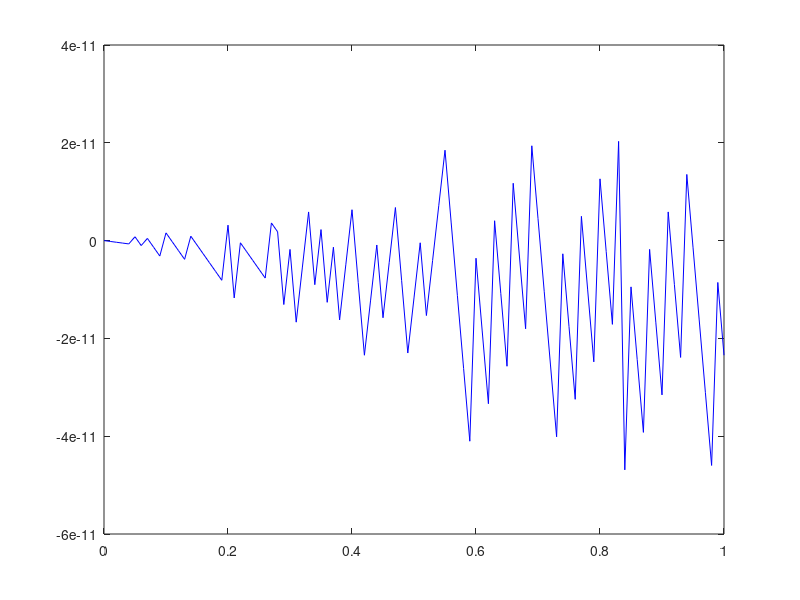

Source code (MATLAB):
% A
clear all; close all;
A = 230; % V
f = 50;  % Hx
T = 0.1;

fs1 = 10e3;
dt1 = 1/fs1;
t1 = 0:dt1:T;

fs2 = 500;
dt2 = 1/fs2;
t2 = 0:dt2:T;

fs3 = 200;
dt3 = 1/fs3;
t3 = 0:dt3:T;

x1 = A*sin(2*pi*f.*t1);
x2 = A*sin(2*pi*f.*t2);
x3 = A*sin(2*pi*f.*t3);
% plot(t1,x1,'b-',t2,x2,'r-o',t3,x3,'k-x');

% B
T = 1;
fs1 = 10e3;
fs2 = 26;
fs3 = 25;
fs4 = 24;

t1 = 0:1/fs1:T;
t2 = 0:1/fs2:T;
t3 = 0:1/fs3:T;
t4 = 0:1/fs4:T;

x1 = A*sin(2*pi*f.*t1);
x2 = A*sin(2*pi*f.*t2);
x3 = A*sin(2*pi*f.*t3);
x4 = A*sin(2*pi*f.*t4);

% plot(t1,x1,'b-',t2,x2,'g-o',t3,x3,'r-o',t4,x4,'k-o');

fs = 100;
T = 1;
t = 0:1/fs:T;
for f = 0:5:300
    x = A*sin(2*pi*f*t);
    plot(t,x,'b-'); pause;
end